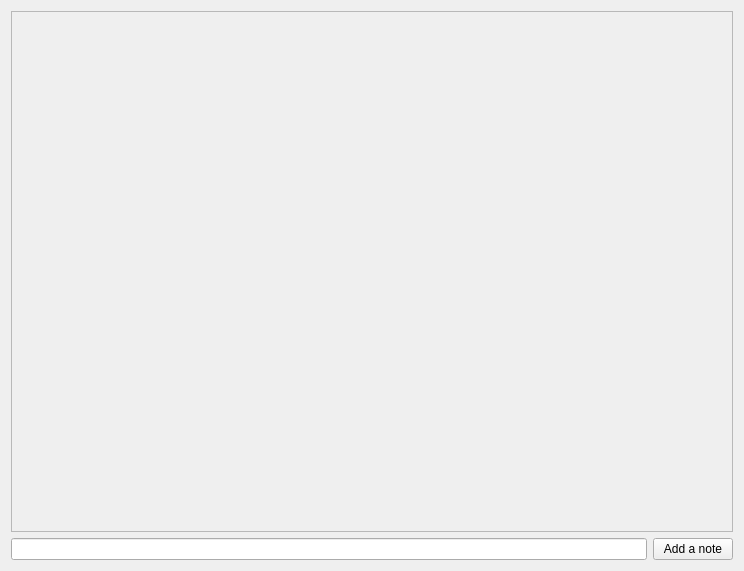
<?xml version="1.0" encoding="UTF-8"?>
<ui version="4.0">
 <class>Form</class>
 <widget class="QWidget" name="Form">
  <property name="geometry">
   <rect>
    <x>0</x>
    <y>0</y>
    <width>744</width>
    <height>571</height>
   </rect>
  </property>
  <property name="windowTitle">
   <string>Form</string>
  </property>
  <layout class="QGridLayout" name="gridLayout">
   <item row="0" column="0">
    <layout class="QVBoxLayout" name="verticalLayout">
     <item>
      <widget class="QScrollArea" name="scrollArea">
       <property name="widgetResizable">
        <bool>true</bool>
       </property>
       <widget class="QWidget" name="scrollAreaWidgetContents_2">
        <property name="geometry">
         <rect>
          <x>0</x>
          <y>0</y>
          <width>722</width>
          <height>517</height>
         </rect>
        </property>
        <layout class="QGridLayout" name="gridLayout_3">
         <item row="0" column="0">
          <layout class="QGridLayout" name="notes_grid_layout"/>
         </item>
        </layout>
       </widget>
      </widget>
     </item>
     <item>
      <layout class="QHBoxLayout" name="horizontalLayout">
       <item>
        <widget class="QLineEdit" name="note_line_edit"/>
       </item>
       <item>
        <widget class="QPushButton" name="add_note_btn">
         <property name="text">
          <string>Add a note</string>
         </property>
        </widget>
       </item>
      </layout>
     </item>
    </layout>
   </item>
  </layout>
 </widget>
 <resources/>
 <connections/>
</ui>
